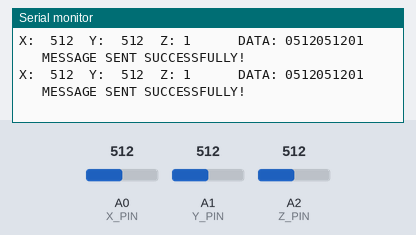
This sketch was run on a simulated Arduino Uno, built with avr-gcc and run on an emulated ATmega328P. On the bench: the last lines printed to the serial monitor. The inputs (shaded band) are chosen by the test bench; at power-on: A0 (X_PIN) = 512, A1 (Y_PIN) = 512, A2 (Z_PIN) = 512. No radio packets arrive unless stated.

Above: at 1.2 s.
1.3 s: A0 (X_PIN) set to 110
At 1.35 s:
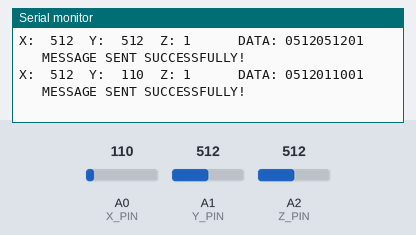
2.8 s: A0 (X_PIN) set to 90
At 2.83 s:
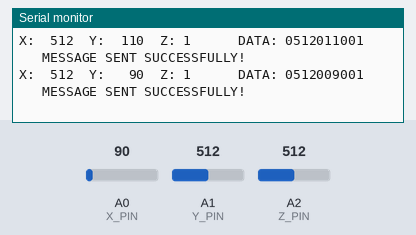
4.7 s: A1 (Y_PIN) set to 109
At 4.74 s:
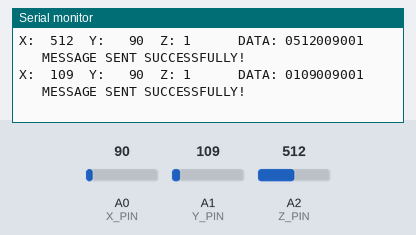
6.2 s: A1 (Y_PIN) set to 89
At 6.23 s:
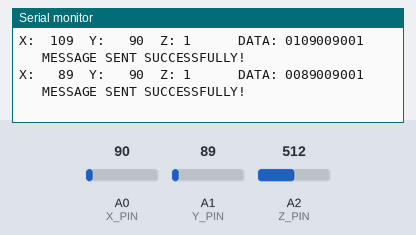
10.0 s: A1 (Y_PIN) set to 11
At 10.0 s:
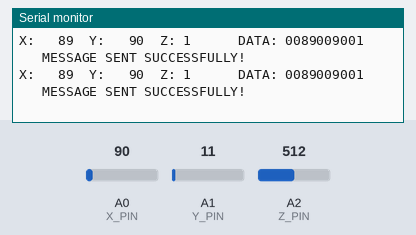
11.5 s: A1 (Y_PIN) set to 8
At 11.53 s:
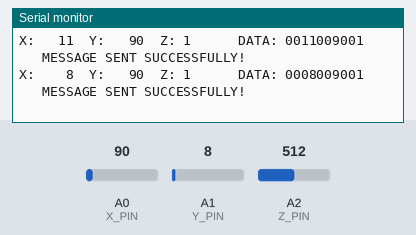

Measured:
- the behaviour switches between 100 and 99 on A0 (X_PIN) (found by bisection; images 1 and 2)
- the behaviour switches between 100 and 99 on A1 (Y_PIN) (found by bisection; images 3 and 4)
- the behaviour switches between 10 and 9 on A1 (Y_PIN) (found by bisection; images 5 and 6)
- after the input at 1.3 s, the serial monitor: prints a new line at once (image 1)
- after the input at 2.8 s, the serial monitor: prints a new line at once (image 2)
- after the input at 4.7 s, the serial monitor: prints a new line at once (image 3)
- after the input at 6.2 s, the serial monitor: prints a new line at once (image 4)
- after the input at 11.5 s, the serial monitor: prints a new line at once (image 6)

The sketch:

simple_tx.ino
```cpp
#include <SPI.h>
#include <nRF24L01.h>
#include <RF24.h>

#define CE_PIN  7       //NRF24L01
#define CSN_PIN 8       //NRF24L01
#define X_PIN A0        //JOYSTICK
#define Y_PIN A1        //JOYSTICK
#define Z_PIN A2        //JOYSTICK

RF24 radio(CE_PIN, CSN_PIN);
const byte address[6] = "12345";

void setup() {
  pinMode(X_PIN, INPUT);
  pinMode(Y_PIN, INPUT);
  pinMode(Z_PIN, INPUT);

  Serial.begin(115200);

  radio.begin();
  radio.openWritingPipe(address); //이전에 설정한 5글자 문자열인 데이터를 보낼 수신의 주소를 설정
  radio.setPALevel(RF24_PA_MIN);
  radio.stopListening();          //모듈을 송신기로 설정
}

void loop() {
  int xValue = analogRead(A1);
  int yValue = analogRead(A0);
  int zValue = analogRead(A2);
  if(zValue != 0) zValue = 1;

  char serial_buffer[50];  // 출력 문자열을 저장할 버퍼
  char data_buffer[50];    // 송신 문자열을 저장할 버퍼
  sprintf(serial_buffer, "X: %4d  Y: %4d  Z: %d", xValue, yValue, zValue);
  sprintf(data_buffer, "%04d%04d%02d", xValue, yValue, zValue);
  Serial.print(serial_buffer);
  Serial.print("      DATA: ");
  Serial.print(data_buffer);

  uint8_t data[11];  // 10자리 숫자 + 널 문자(\0)
  sprintf((char*)data, "%04d%04d%02d", xValue, yValue, zValue);

  bool tx_result = radio.write(&data, sizeof(data));
  if(tx_result) {
    Serial.println("      MESSAGE SENT SUCCESSFULLY!");
  } else {
    Serial.println("      MESSAGE FAILED!");
  }
  delay(50);
}
```
